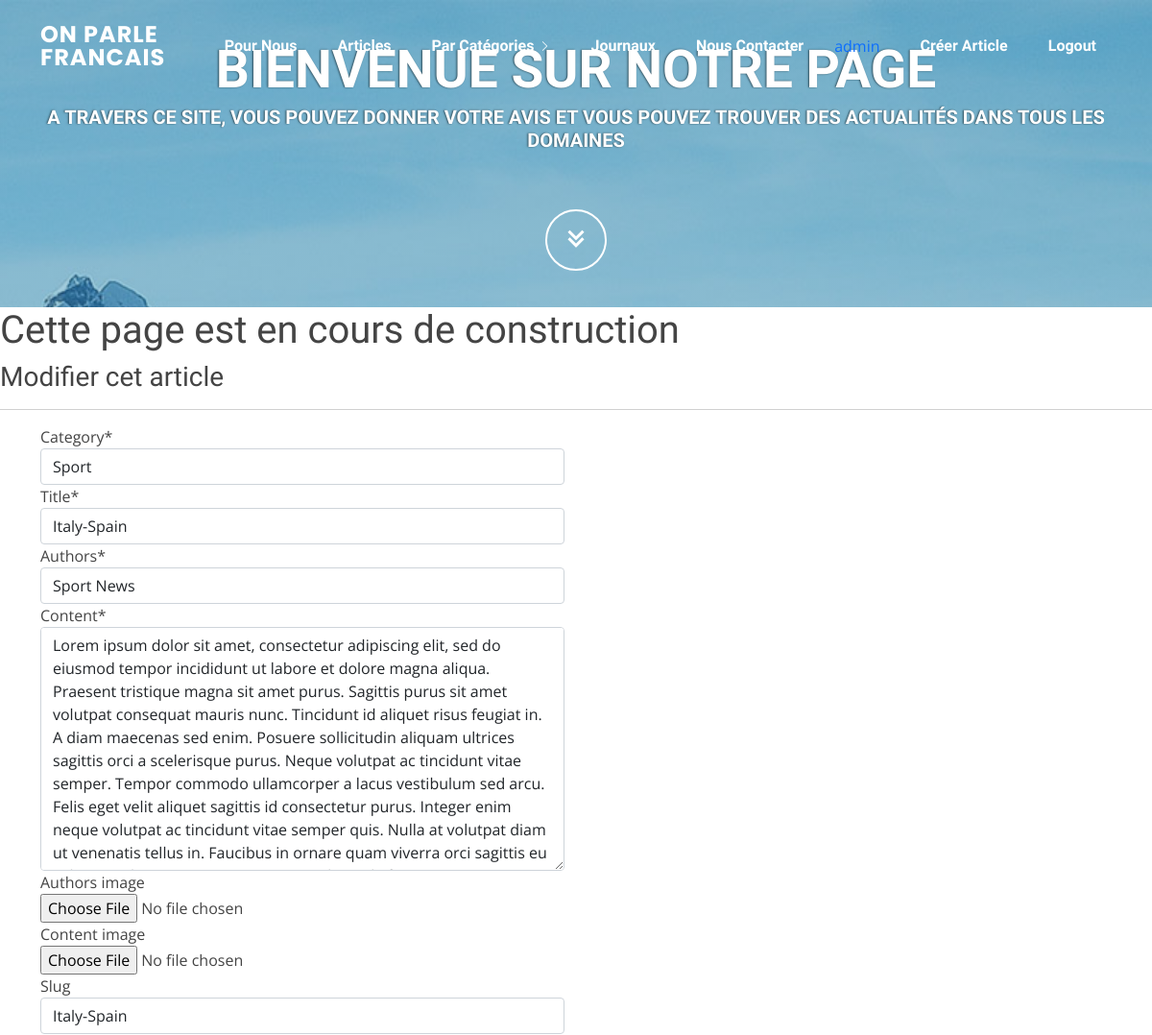
Before: /single/Italy-Spain/update (signed in, upper part) with the older database file.
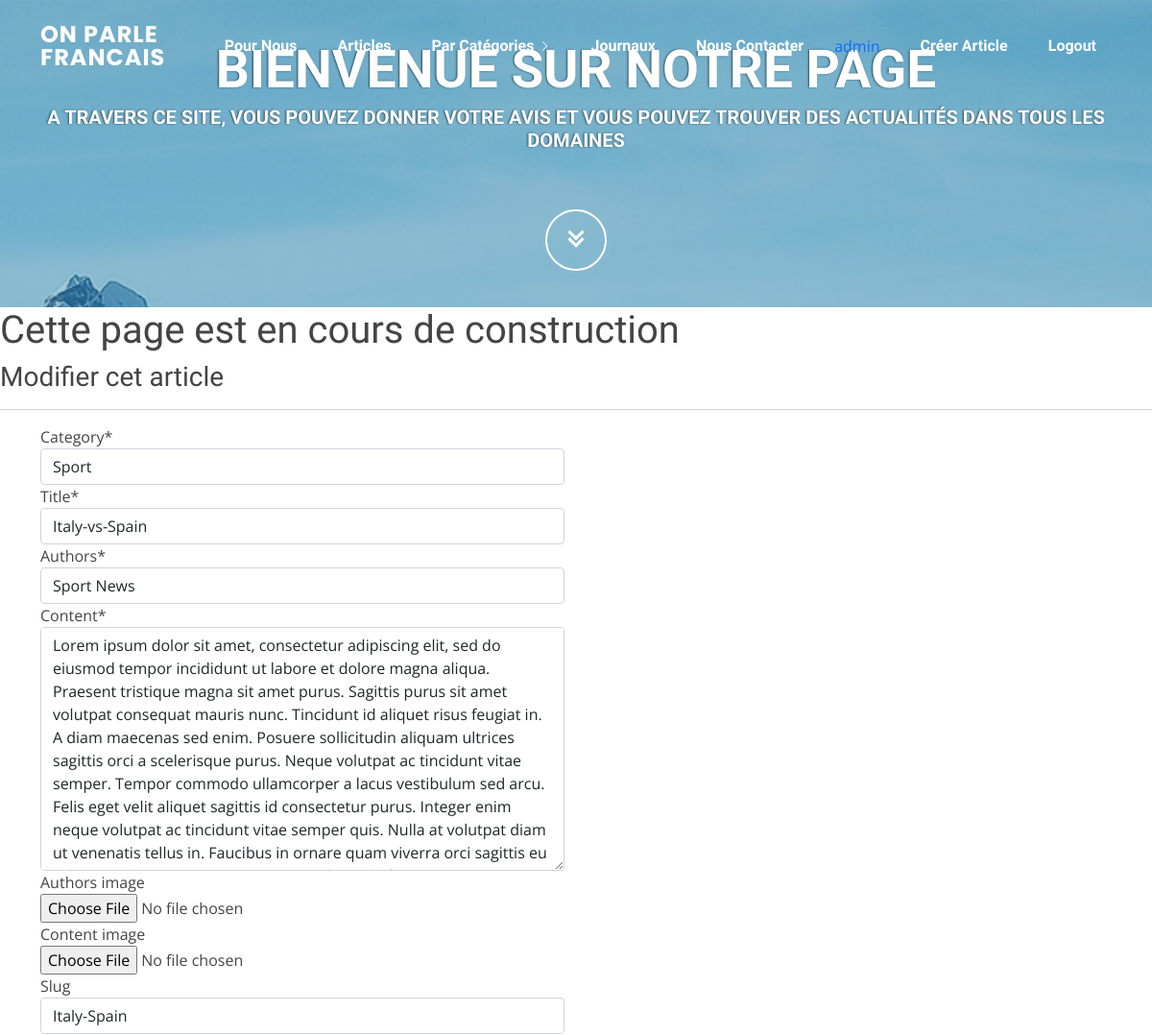
After: the same page with the newer database file.
### articles/models.py (models this page shows, shortened)
class Article(models.Model):
    HEALTH = 'HL'
    ACTUALITY = 'ACT'
    SPORT = 'SP'
    POLITICS = 'POL'
    BUSINESS = 'BNS'
    ENTERTAINMENT = 'ENTM'
    HISTORY = 'HS'
    LITERATURE = 'LTR'
    CATEGORY_ARTICLE_CHOICES = [
        (HEALTH, 'Health'),
        (ACTUALITY, 'Actuality'),
        (SPORT, 'Sport'),
        (POLITICS, 'Politics'),
        (ENTERTAINMENT, 'Entertainment'),
        (HISTORY, 'History'),
        (LITERATURE, 'Literature'),
    ]
    category = models.CharField(
        max_length=4,
        choices=CATEGORY_ARTICLE_CHOICES,
        default=ACTUALITY,
    )
    title = models.CharField(max_length=1024)
    authors = models.CharField(max_length=1024)
    content = models.TextField()
    authors_image = models.ImageField(upload_to='images/', max_length=100, null=True, blank=True)
    content_image = models.ImageField(upload_to='images/', max_length=100, null=True, blank=True)
    created_at = models.DateTimeField(auto_now_add=True)
    slug = models.SlugField(max_length=1024, null=True, blank=True)
    class Meta:
        ordering = ('created_at',)

### articles/views.py (the view, shortened to what this page needs)
# urls.py: path('single/<slug:slug>/update', views.ArticleUpdateView.as_view(), name='update_article'),
class ArticleUpdateView(LoginRequiredMixin, UpdateView):
    template_name = "articles/update_article.html"
    queryset = Article.objects.all()
    form_class = ArticleModelForm

### articles/forms.py
class ArticleModelForm(forms.ModelForm):
    class Meta:
        model = Article
        fields = (
            'category',
            'title',
            'authors',
            'content',
            'authors_image',
            'content_image',
            'slug',
        )

### articles/templates/articles/update_article.html (shortened to what this page needs)
{% extends "articles/base.html" %} {% load static %} {% block content %}
<h3>Modifier cet article</h3>
<hr />
{%load crispy_forms_tags %}
<div class="container">
  <div class="row">
    <div class="col-lg-6">
      <form method="POST" enctype="multipart/form-data">
        {% csrf_token %} {{ form|crispy }}
      </form>
    </div>
  </div>
</div>
{% endblock %}

Changed rows visible on the page:
changed Article "Sport": title "Italy-Spain" → "Italy-vs-Spain"
